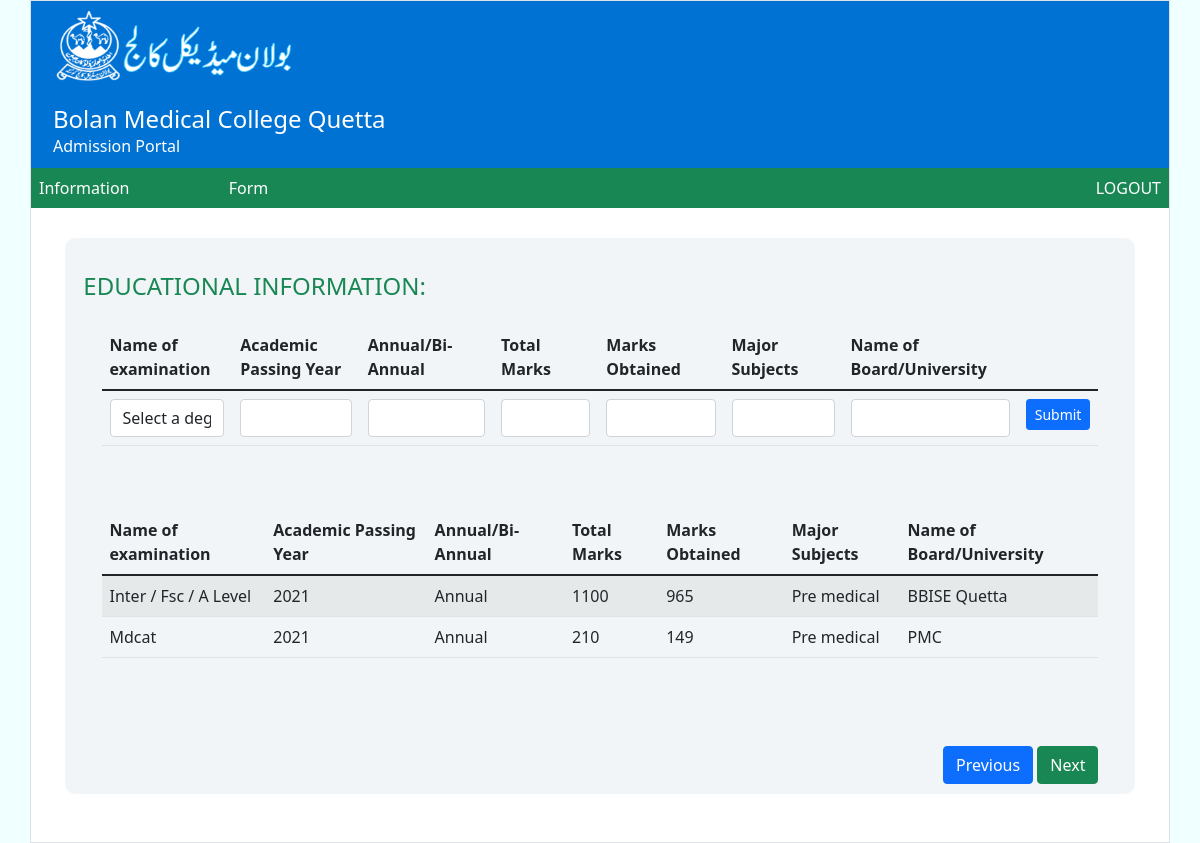
Page /education.php (signed in) on the committed database.
### tables this page shows
CREATE TABLE `edu_details` (
  `id` int(11) NOT NULL,
  `student_id` int(11) NOT NULL,
  `degree_id` int(11) NOT NULL,
  `subjects_id` varchar(200) NOT NULL,
  `passing_year` varchar(20) NOT NULL,
  `annual_biannual` varchar(50) NOT NULL,
  `total_marks` varchar(20) NOT NULL,
  `obtained_marks` varchar(20) NOT NULL,
  `percentage` varchar(50) NOT NULL,
  `board_name` varchar(100) NOT NULL
);

CREATE TABLE `degree` (
  `id` int(11) NOT NULL,
  `deg_name` varchar(50) NOT NULL
);

### edu_form.php (the view, shortened to what this page needs)
<div class="row bg-white">
            <div class="col">
                <div class="fc2" style="width:96%;"><br>
                    <span class=" h4 text-start text-success text-uppercase p-2" >Educational Information:</span><br><br>
                    <div class="form2">
                        <form action="education.php" method="POST">
                            <div class="row">
                                <div class="col-sm  table-responsive">
                                    <table class="table table-hover">
                                        <thead>
                                            <tr>
                                                <th>Name of examination</th>
                                                <th>Academic Passing Year</th>
                                                <th>Annual/Bi-Annual</th>
                                                <th>Total Marks</th>
                                                <th>Marks Obtained</th>
                                                <th>Major Subjects</th>
                                                <th>Name of Board/University</th>
                                            </tr>
                                        </thead>
                                        <tbody>
                                            <tr>
                                                <td>
                                                    <select name="degree1" id="degree" class="form-control" required>
                                                    <option> Select a degree</option>
                                                    <?php
                                                    include('connect.php');
                                                    ?>
                                                    </select>
                                                 </td>
                                                <td> <input type="text" class="form-control"  name="apy1"></td>
                                                <td><input type="text" class="form-control" name="ab1"></td>
                                                <td><input type="text" class="form-control" name="t1"></td>
                                                <td><input type="text" class="form-control"  name="ob1"></td>
                                                <td><input type="text" class="form-control" name="sub1"></td>
                                                <td><input type="text" class="form-control" name="board1"></td>
                                                <td><input type="submit" class="btn btn-primary btn-sm" name="submit"></td>
                                            </tr>
                                        </tbody>
                                    </table>
                                </div>
                            </div>
                            <div class="row">
                                <div class="col-sm">
                                <div class="table-responsive">
                                <?php
                                    $s_id=$_SESSION['id'];
                                    $sql2="SELECT * FROM edu_details ed,degree d Where student_id='$s_id' AND ed.degree_id=d.id";
                                    $res=mysqli_query($conn,$sql2);
                                    echo "<br><br><table class='table table-striped'>";
                                    echo "
                                            <thead>
                                            <tr>
                                                <th>Name of examination</th>
                                                <th>Academic Passing Year</th>
                                                <th>Annual/Bi-Annual</th>
                                                <th>Total Marks</th>
                                                <th>Marks Obtained</th>
                                                <th>Major Subjects</th>
                                                <th>Name of Board/University</th>
                                            </tr>
                                            </thead>
                                            <tbody>";
                                    while($row=mysqli_fetch_assoc($res)){
                                        echo "<tr>";
                                        echo "<td>".$row['deg_name']."</td>";
                                        echo "<td>".$row['passing_year']."</td>";
                                        echo "<td>".$row['annual_biannual']."</td>";
                                        echo "<td>".$row['total_marks']."</td>";
                                        echo "<td>".$row['obtained_marks']."</td>";
                                        echo "<td>".$row['subjects_id']."</td>";
                                        echo "<td>".$row['board_name']."</td>";
                                        echo "</tr>";
                                    }
                                    echo "</tbody>";
                                ?>
                                </table>
                                </div>
                            </div>
                            </div>
                            <div class="row">
                                <div class="col-sm text-end">
                                    <br> <br><br>
                                    <button class="btn btn-primary"> <a href="admin.php" class="text-decoration-none text-white">Previous</a> </button>
                                    <button class="btn btn-success"><a href="subjects.php" class="text-decoration-none text-white"> Next</a> </button>
                                </div>
                            </div>
                        </form>
                    </div>
                </div>
              <br><br>
            </div>
        </div>
</div>

### styles.css (style rules this page uses)
.fc2 { width:80%; margin: auto; min-height:480px; margin-top: 30px; border-radius: 10px; background-color: rgb(242, 245, 247); padding: 10px; }
.form2 { width:95%; margin: auto; }

### rows in the picture
edu_details: degree.deg_name "Inter / Fsc / A Level", passing_year "2021", annual_biannual "Annual", total_marks "1100", obtained_marks "965", subjects "Pre medical", board_name "BBISE Quetta"
edu_details: degree.deg_name "Mdcat", passing_year "2021", annual_biannual "Annual", total_marks "210", obtained_marks "149", subjects "Pre medical", board_name "PMC"
